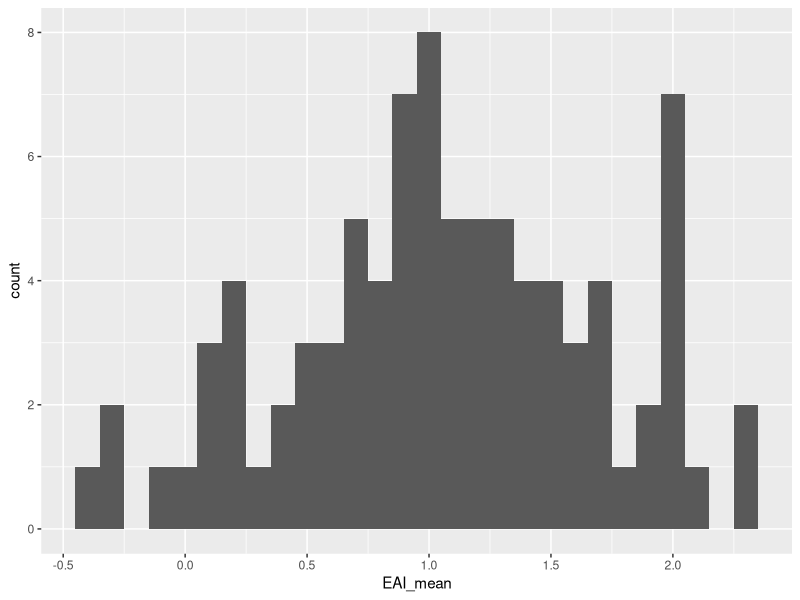
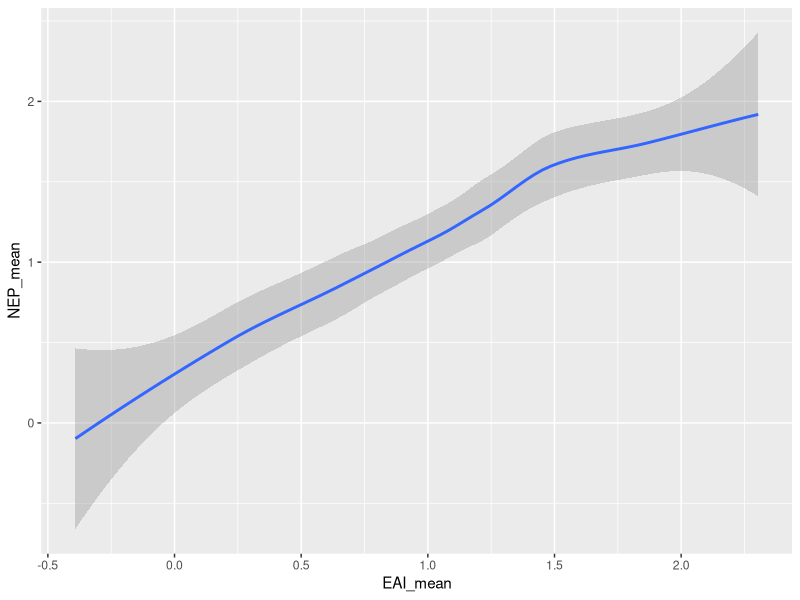
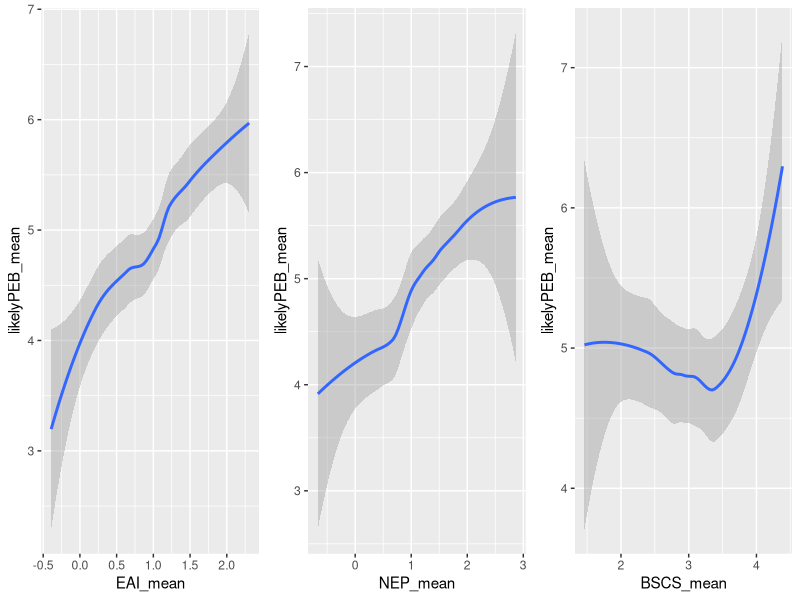
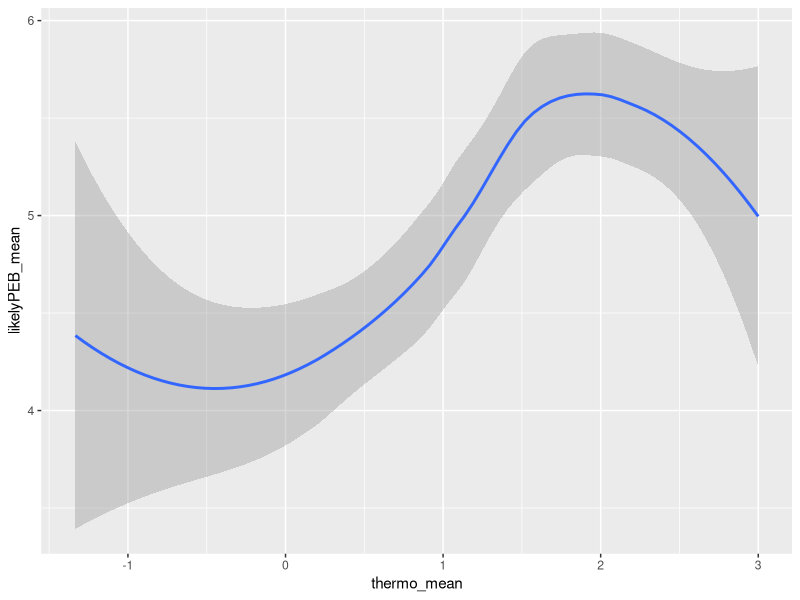
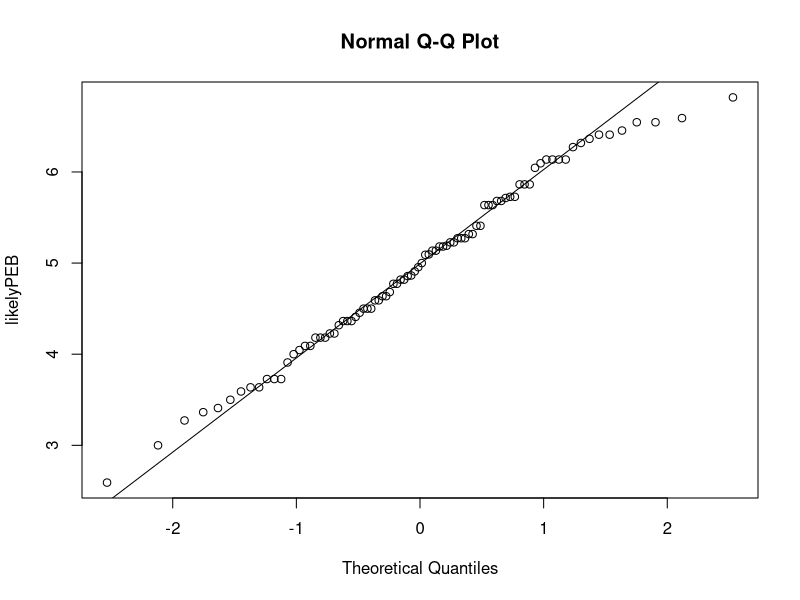
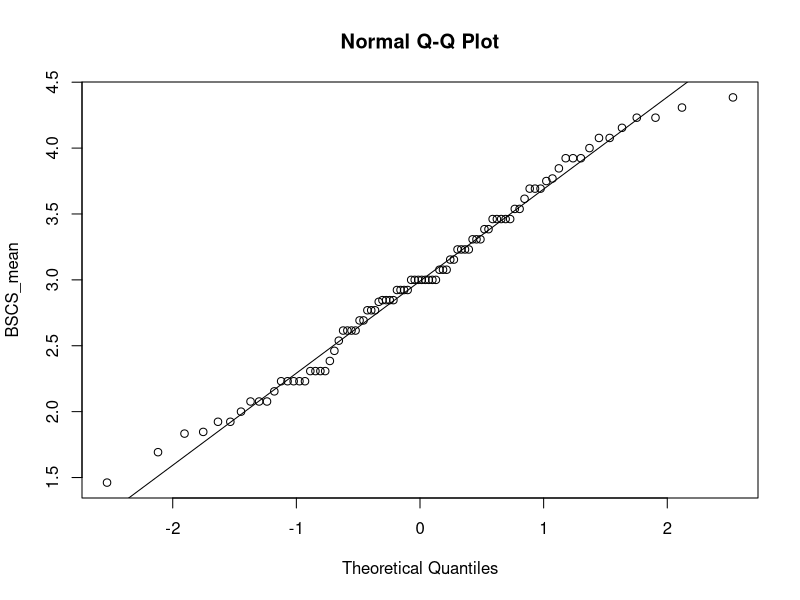
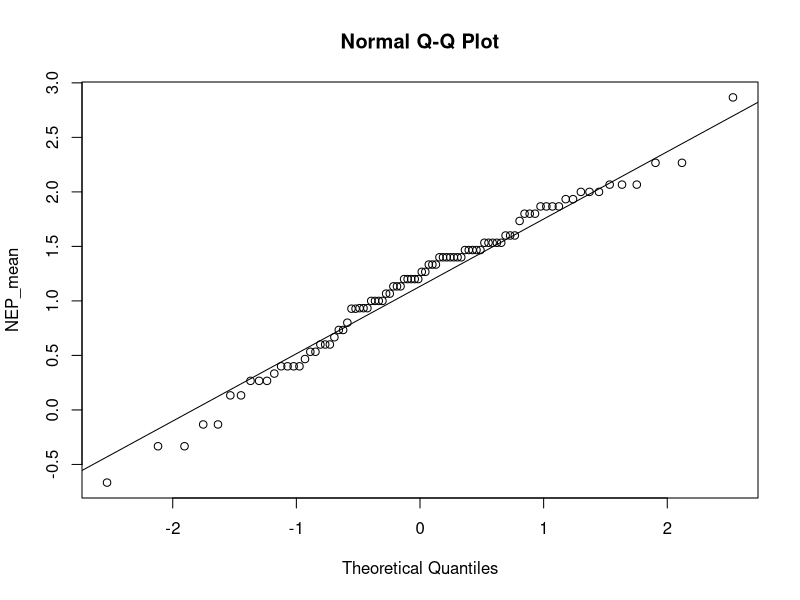
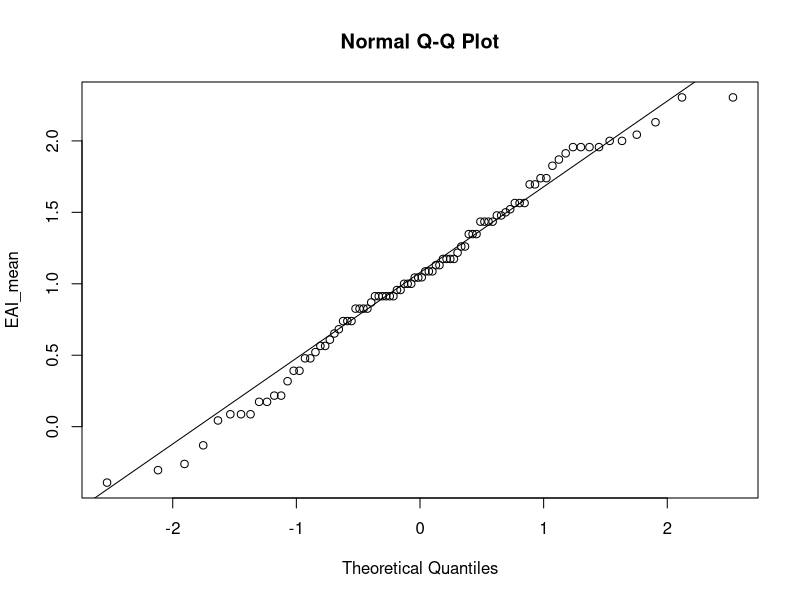

These charts were generated, in order, by the following R code:
library(tidyverse)
library(data.table)
library(psych)
library(gridExtra)

setwd("/home/vanagpau/R/Thermostat-Control-study")
VEB <- fread ("VEB.csv")
as_tibble (VEB)

#Create filter for all completed and non-preview surveys: cs ('completed surveys')
cs <- filter(VEB, Status == "IP Address", Progress == "100")

#Replace Likert strings with numbers as characters
cs <- cs %>% lapply(gsub, pattern = "Strongly agree", replacement = 3)
cs <- cs %>% lapply(gsub, pattern = "Agree", replacement = 2)
cs <- cs %>% lapply(gsub, pattern = "Somewhat agree", replacement = 1)
cs <- cs %>% lapply(gsub, pattern = "Neither agree nor disagree", replacement = 0)
cs <- cs %>% lapply(gsub, pattern = "Somewhat disagree", replacement = -1)
cs <- cs %>% lapply(gsub, pattern = "Disagree", replacement = -2)
cs <- cs %>% lapply(gsub, pattern = "Strongly disagree", replacement = -3)
cs <- cs %>% lapply(gsub, pattern = "7 = Very likely", replacement = 7)
cs <- cs %>% lapply(gsub, pattern = "4 = Neither likely nor unlikely", replacement = 4)
cs <- cs %>% lapply(gsub, pattern = "1 = Not at all likely", replacement = 1)
cs <- cs %>% lapply(gsub, pattern = "5 = Very much", replacement = 5)
cs <- cs %>% lapply(gsub, pattern = "1 = Not at all", replacement = 1)
cs <- cs %>% lapply(gsub, pattern = "1 = Very conservative", replacement = 1)
cs <- cs %>% lapply(gsub, pattern = "7 = Very liberal", replacement = 7)


#Coerce list back to tibble
cs <- as_tibble(cs)

#Convert char strings to numerics for col 15-111 (survey main body)
cs [,15:111] <- as_tibble(
  sapply(cs[,15:111], as.numeric, USE.NAMES = FALSE))
cs [,115] <- as_tibble(
  sapply(cs[,115], as.numeric, USE.NAMES = FALSE))

#Define function to reverse scored items
reverse5 <- function (x) recode(x,'5' = 1, '4' = 2, `2` = 4, '1'=5) 
reverse7 <- function (x) recode(x, '3'=-3, `2` = -2, `1` = -1, `-1` = 1, `-2` = 2, '-3'=3) 

#Apply reverse scoring to NEP
cs[c(16, 18, 20, 22, 24, 26, 28)] <- lapply (
  cs[c(16, 18, 20, 22, 24, 26, 28)], reverse7)

#Apply reverse scoring to EAI
#Original: cs[c(31,33,35,37,38,41,42,44,47,49,51,53)] <- lapply (cs[c(31,33,35,37,38,41,42,44,47,49,51,53)], reverse7)
cs[c(31,33,35,36,39,41,43,44,46,48,51,53)] <- lapply (
  cs[c(31,33,35,36,39,41,43,44,46,48,51,53)], reverse7)

#Apply reverse scoring to BSCS
cs[c(100,101,102,103,105,107,108,110,111)] <- lapply (
  cs[c(100,101,102,103,105,107,108,110,111)], reverse5)

#Calculate Cronbach's Alpha
NEP <- cs %>% select(Q5_1:Q5_15)
alpha(NEP)
EAI <- cs %>% select(Q6_1:Q6_24)
alpha(EAI)
BSCS <- cs %>% select(Q11_1:Q11_13)
alpha(BSCS)
likelyPEB <- cs %>% select(Q7_1:Q7_22)
alpha(likelyPEB)
thermo_attitude <- cs %>% select(Q8_1:Q8_9)
alpha(thermo_attitude)
moral_ascoop <- cs %>% select(Q9_1:Q9_7)
alpha(moral_ascoop)
moral_found <- cs %>% select(Q10_1:Q10_7)
alpha(moral_found)

#Calculate all mean averages for EAI
means_EAI <- lapply(EAI, mean, na.rm = TRUE)

#Compute sub-scale scores for EAI
cs <- cs %>% rowwise() %>% mutate(
EAI1 = mean(c(Q6_1, Q6_2), na.rm = TRUE),
EAI2 = mean(c(Q6_3, Q6_4), na.rm = TRUE),
EAI3 = mean(c(Q6_5, Q6_6), na.rm = TRUE),
EAI4 = mean(c(Q6_7, Q6_8), na.rm = TRUE),
EAI5 = mean(c(Q6_9, Q6_10), na.rm = TRUE),
EAI6 = mean(c(Q6_11, Q6_12), na.rm = TRUE),
EAI7 = mean(c(Q6_13, Q6_14), na.rm = TRUE),
EAI8 = mean(c(Q6_15, Q6_16), na.rm = TRUE),
EAI9 = mean(c(Q6_17, Q6_18), na.rm = TRUE),
EAI10 = mean(c(Q6_19, Q6_20), na.rm = TRUE),
EAI11 = mean(c(Q6_21, Q6_22), na.rm = TRUE),
EAI12 = mean(c(Q6_23, Q6_24), na.rm = TRUE),
EAI_mean = mean(c(
  Q6_1, Q6_2, Q6_3, Q6_4, Q6_5, Q6_7, Q6_8, Q6_9, Q6_10, Q6_11, Q6_12, Q6_13,
  Q6_14, Q6_15, Q6_16, Q6_17, Q6_18, Q6_19, Q6_20, Q6_21, Q6_22, Q6_23, Q6_24), na.rm = TRUE)) %>% ungroup()

#Create EAI sub-scales data frame
EAI_subscales <- cs %>% select(EAI1:EAI12)

#Plot histogram of EAI_mean per subject
cs %>% ggplot(aes(x=EAI_mean)) + geom_histogram(binwidth = 0.1)

#Calculate overall scores for NEP, BSCS, likelyPEB
#creates vector of means..
cs <- cbind(cs, NEP_mean = rowMeans(NEP, na.rm = TRUE))
cs <- cbind(cs, likelyPEB_mean = rowMeans(likelyPEB, na.rm = TRUE))
cs <- cbind(cs, BSCS_mean = rowMeans(BSCS, na.rm = TRUE))
cs <- cbind(cs, thermo_mean = rowMeans(thermo_attitude, na.rm = TRUE))

#Scatter plot of NEP vs EAI
ggplot(cs) + geom_smooth(mapping = aes(x = EAI_mean, y = NEP_mean))

#Smoothed line plots of NEP, EAI and BSCS scales vs likelyPEB
plot1 <- ggplot(cs) + geom_smooth(mapping = aes(x = EAI_mean, y = likelyPEB_mean))
plot2 <- ggplot(cs) + geom_smooth(mapping = aes(x = NEP_mean, y = likelyPEB_mean))
plot3 <- ggplot(cs) + geom_smooth(mapping = aes(x = BSCS_mean, y = likelyPEB_mean))
grid.arrange(plot1, plot2, plot3, ncol = 3)

#Plot of attitude to 
ggplot (cs) + geom_smooth(mapping = aes(x = thermo_mean, y = likelyPEB_mean))

#Normal distribution tests
#Q-Q plots
qqnorm(cs$likelyPEB_mean, ylab = "likelyPEB")
qqline(cs$likelyPEB_mean, ylab = "likelyPEB")
qqnorm(cs$BSCS_mean, ylab = "BSCS_mean")
qqline(cs$BSCS_mean, ylab = "BSCS_mean")
qqnorm(cs$NEP_mean, ylab = "NEP_mean")
qqline(cs$NEP_mean, ylab = "NEP_mean")
qqnorm(cs$EAI_mean, ylab = "EAI_mean")
qqline(cs$EAI_mean, ylab = "EAI_mean")
qqnorm(cs$likelyPEB_mean, ylab = "thermo_attitude")
qqline(cs$likelyPEB_mean, ylab = "thermo_attitude")

#Shapiro-Wilk test = all normal
lapply(cs[132:136], shapiro.test)

#Correlations
with(cs, cor.test(NEP_mean, likelyPEB_mean))
with(cs, cor.test(EAI_mean, likelyPEB_mean))

#Significance test of EAI vs NEP correlations vs likelyPEB
r.test(r12=(with(cs, cor(EAI_mean, likelyPEB_mean))), n=88, r34=(
  with(cs, cor(NEP_mean, likelyPEB_mean))), n2=88)

#Compare moral values with likelyPEB
cor(cs$likelyPEB_mean, cs$Q9_1, use = "complete.obs")

#Correlation of political orientation w. likely_PEB
cor(cs$likelyPEB_mean, cs$Q35_1, use = "complete.obs")


